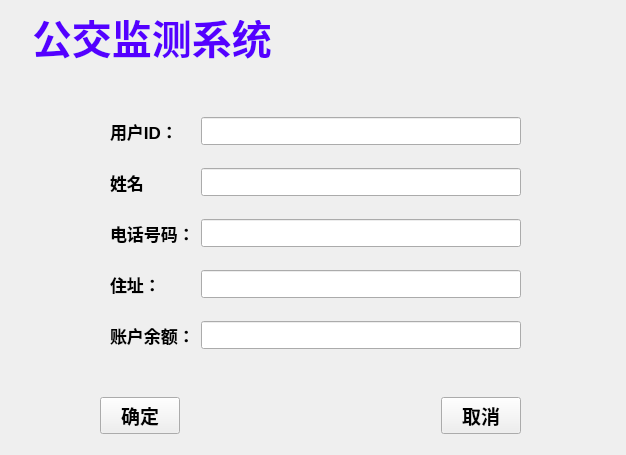
<?xml version="1.0" encoding="UTF-8"?>
<ui version="4.0">
 <class>Add</class>
 <widget class="QWidget" name="Add">
  <property name="geometry">
   <rect>
    <x>0</x>
    <y>0</y>
    <width>626</width>
    <height>455</height>
   </rect>
  </property>
  <property name="windowTitle">
   <string>Form</string>
  </property>
  <widget class="QLineEdit" name="TitleEdit">
   <property name="geometry">
    <rect>
     <x>30</x>
     <y>20</y>
     <width>541</width>
     <height>51</height>
    </rect>
   </property>
   <property name="font">
    <font>
     <pointsize>30</pointsize>
     <weight>75</weight>
     <bold>true</bold>
    </font>
   </property>
   <property name="styleSheet">
    <string notr="true">background-color:transparent;
border-style:transparent;
color: rgb(85, 0, 255);</string>
   </property>
   <property name="text">
    <string>公交监测系统</string>
   </property>
  </widget>
  <widget class="QWidget" name="layoutWidget">
   <property name="geometry">
    <rect>
     <x>110</x>
     <y>100</y>
     <width>411</width>
     <height>271</height>
    </rect>
   </property>
   <layout class="QGridLayout" name="gridLayout">
    <item row="0" column="0">
     <widget class="QLabel" name="label">
      <property name="font">
       <font>
        <pointsize>13</pointsize>
        <weight>75</weight>
        <bold>true</bold>
       </font>
      </property>
      <property name="text">
       <string>用户ID：</string>
      </property>
     </widget>
    </item>
    <item row="0" column="1">
     <widget class="QLineEdit" name="IdEdit">
      <property name="font">
       <font>
        <pointsize>13</pointsize>
       </font>
      </property>
     </widget>
    </item>
    <item row="1" column="0">
     <widget class="QLabel" name="label_2">
      <property name="font">
       <font>
        <pointsize>13</pointsize>
        <weight>75</weight>
        <bold>true</bold>
       </font>
      </property>
      <property name="text">
       <string>姓名</string>
      </property>
     </widget>
    </item>
    <item row="1" column="1">
     <widget class="QLineEdit" name="nameEdit">
      <property name="font">
       <font>
        <pointsize>13</pointsize>
       </font>
      </property>
     </widget>
    </item>
    <item row="2" column="0">
     <widget class="QLabel" name="label_3">
      <property name="font">
       <font>
        <pointsize>13</pointsize>
        <weight>75</weight>
        <bold>true</bold>
       </font>
      </property>
      <property name="text">
       <string>电话号码：</string>
      </property>
     </widget>
    </item>
    <item row="3" column="0">
     <widget class="QLabel" name="label_4">
      <property name="font">
       <font>
        <pointsize>13</pointsize>
        <weight>75</weight>
        <bold>true</bold>
       </font>
      </property>
      <property name="text">
       <string>住址：</string>
      </property>
     </widget>
    </item>
    <item row="3" column="1">
     <widget class="QLineEdit" name="addrEdit">
      <property name="font">
       <font>
        <pointsize>13</pointsize>
       </font>
      </property>
     </widget>
    </item>
    <item row="4" column="0">
     <widget class="QLabel" name="label_5">
      <property name="font">
       <font>
        <pointsize>13</pointsize>
        <weight>75</weight>
        <bold>true</bold>
       </font>
      </property>
      <property name="text">
       <string>账户余额：</string>
      </property>
     </widget>
    </item>
    <item row="4" column="1">
     <widget class="QLineEdit" name="countEdit">
      <property name="font">
       <font>
        <pointsize>13</pointsize>
       </font>
      </property>
     </widget>
    </item>
    <item row="2" column="1">
     <widget class="QLineEdit" name="callEdit">
      <property name="font">
       <font>
        <pointsize>13</pointsize>
       </font>
      </property>
     </widget>
    </item>
   </layout>
  </widget>
  <widget class="QWidget" name="layoutWidget">
   <property name="geometry">
    <rect>
     <x>100</x>
     <y>390</y>
     <width>421</width>
     <height>51</height>
    </rect>
   </property>
   <layout class="QHBoxLayout" name="horizontalLayout">
    <item>
     <widget class="QPushButton" name="yesBtn">
      <property name="font">
       <font>
        <pointsize>14</pointsize>
        <weight>75</weight>
        <bold>true</bold>
       </font>
      </property>
      <property name="text">
       <string>确定</string>
      </property>
     </widget>
    </item>
    <item>
     <spacer name="horizontalSpacer_2">
      <property name="orientation">
       <enum>Qt::Horizontal</enum>
      </property>
      <property name="sizeHint" stdset="0">
       <size>
        <width>40</width>
        <height>20</height>
       </size>
      </property>
     </spacer>
    </item>
    <item>
     <widget class="QPushButton" name="noBtn">
      <property name="font">
       <font>
        <pointsize>14</pointsize>
        <weight>75</weight>
        <bold>true</bold>
       </font>
      </property>
      <property name="text">
       <string>取消</string>
      </property>
     </widget>
    </item>
   </layout>
  </widget>
 </widget>
 <resources/>
 <connections/>
</ui>
